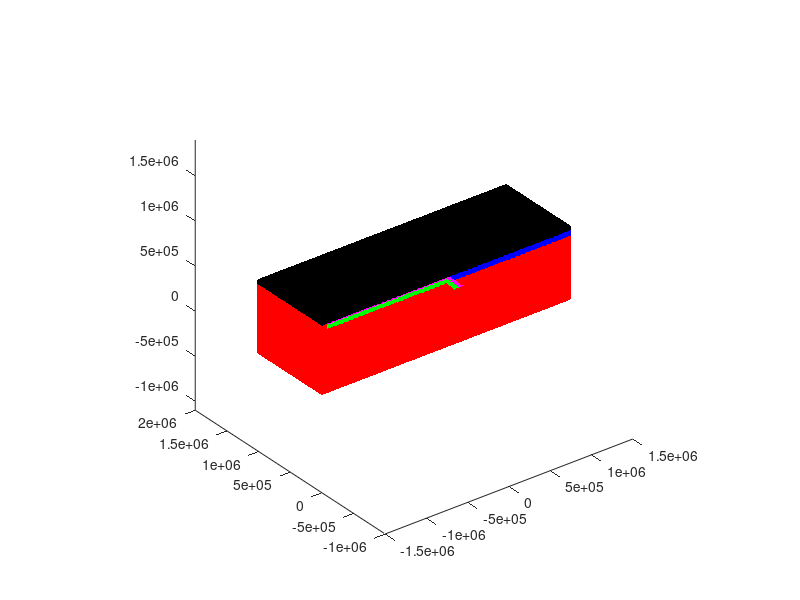

The MATLAB script that drew this image: (Note: this script raises an error after producing the figure.)

%CreatePhases
%
% Create a 3D array with phase distributions

clear


ParticleOutput  =   'ParticlesInput3D.dat';
PassiveOutput   =   'PassiveInput.dat';

%domain
W       =   3000e3;
L       =   1000e3;
H       =   800e3;

nump_x  =   100;   %for tests
nump_y  =   100;
nump_z  =   100;

nump_x  =   450;  %for simulations
nump_y  =   150;
nump_z  =   120;

margin  =   50e3;               %specify whether the plates are attached margin=0 or unattached to the boundaries
dx_reg  =   W/(nump_x-1);
dy_reg  =   L/(nump_y-1);
dz_reg  =   H/(nump_z-1);
x_left  =   -1500e3;
y_front =   0;
z_bot   =   0;

[X,Y,Z] =   meshgrid([x_left:dx_reg:x_left+W], [y_front:dy_reg:y_front+L], [z_bot:dz_reg:z_bot+H]);

Phase   =   zeros(size(X));     %   Contains phases
Temp    =   zeros(size(X));     %   Contains temperatures

if round((nump_y-1)/4)~=(nump_y-1)/4
    disp(['watch it: probably mistake with number of particles in y-direction'])
end
if round((nump_x-1)/4)~=(nump_x-1)/4
    disp(['watch it: probably mistake with number of particles in x-direction'])
end
if round((nump_z-1)/4)~=(nump_z-1)/4
    disp(['watch it: probably mistake with number of particles in z-direction'])
end

% Create slab-like initial distribution====================================
%Slab
H_slab              =   H/8;
Width_slab          =   L; %2*.9*L;
Depth_slab          =   0.75*H;
Length_slab         =   .35*W;
Depth_LowerMantle   =   670e3;
ThicknessAir        =   0.05*H;

%India block
H_India             =   1.2*H_slab;
Width_India         =   .15*W;
Length_India        =   .15*W;

%Lithosphere_Asia
H_Asia              =   H/8;

%WEAK ZONE
Width_weak          = 0e3;

%PHASES
mantle   = 0;
air      = 1;
slab     = 2;
%india    = 3;
%weakzone = 4;
asia     = 3;
sed_layer= 4;

Thickness_sed = 10e3;
Lith_thickness= H_slab-ThicknessAir-Thickness_sed;

%SLAB
ind         =   find( X>(x_left+margin) & X<0 & Z>(H-H_slab) ); 
Phase(ind)  =   slab;

ind         =   find( (Z<(H-(X-0/2))) &  (Z>((H-H_slab)-(X-0/2))) & Z>Depth_slab   ); 
Phase(ind)  =   slab;

%Sedimentary layer
ind         =   find( X>(x_left+margin) & X<0 & Z>(H-ThicknessAir-Thickness_sed) ); 
Phase(ind)  =   sed_layer;

ind         =   find((Z<(H-(X-0/2))) & Z>Depth_slab & (Z>((H-ThicknessAir)-(X-0/2)))  ); 
Phase(ind)  =   sed_layer;

% %INDIA
% %lithosphere India
% ind         =   find( X>-(Length_slab/2+Width_India)/2 & X<-(Length_slab/2-Width_India)/2 & Z>(H-H_India) & Y>(L-Width_India)/2 & Y<(L+Width_India)/2); %& (abs(Y)+y_front)<=Width_slab/2 %%half-slab
% Phase(ind)  =   slab;
% 
% %crust India
% ind         =   find( X>-(Length_slab/2+Width_India)/2 & X<-(Length_slab/2-Width_India)/2 & Z>(H-H_India+Lith_thickness) & Y>(L-Width_India)/2 & Y<(L+Width_India)/2); %& (abs(Y)+y_front)<=Width_slab/2 %%half-slab
% Phase(ind)  =   india;
% 
% %Weak zone
% ind         =   find((Z>(H-X)) & Z>(H-H_Asia) & X>0 & (Z<(H-(X-Width_weak)))  & Y>margin & Y<(L-margin)); 
% Phase(ind)  =   weakzone;

%ASIA
ind         =   find((X>Width_weak)  & (Z>(H-(X-Width_weak))) & Z>(H-H_Asia) & X>0 ); 
Phase(ind)  =   asia;




% % Cut off a little bit from the corner
% ind         =   find( (Z>(H-.5*(X+0.05))) & (abs(Y)+y_front)<=Width_slab/2);
% Phase(ind)  =   0;


% Add AIR
ind         =   find( Z>(H-ThicknessAir) );
Phase(ind)  =   air;


%==========================================================================
% % Create slab-like initial distribution====================================
% H_slab              =   0.1*H;
% Width_slab          =   2*L;
% Depth_slab          =   0.8*H;
% %Length_slab         =   .33*W;
% Length_slab         =   2*.51*W;
% 
% Depth_LowerMantle   =  670e3;
% 
% 
% ind         =   find( X>-Length_slab & X<=0 & (abs(Y)+y_front)<=Width_slab/2 & Z>(H-H_slab));
% Phase(ind)  =   3;
% 
% 
% % % right side of slab
% % ind         =   find( X>0 & X<Length_slab & (abs(Y)+y_front)<=Width_slab/2 & Z>(H-H_slab));
% % Phase(ind)  =   4;
% 
% 
% ind         =   find( (X)>=-H_slab &  X<=0 & (abs(Y)+y_front)<=Width_slab/2 & Z>(Depth_slab));
% Phase(ind)  =   1;
% %==========================================================================

% Add lower mantle in a primitive way======================================
ind         =   find(Z<(H-Depth_LowerMantle)) ;
Phase(ind)  =   mantle;


% 
% ind         =   find(Z<300e3 );
% Phase(ind)  =   2;
%==========================================================================


%==========================================================================
% Set initial temperature distribution - in Celcius
%
Temp = (H-Z)./H*0 + 0.5 + (rand(size(Z))-0.5)*0.05 + 0*1000;

%
%==========================================================================



% Plot in matlab
figure(1), clf, hold on
marker = {'r','k','g','b','m','y'};
for phase=0:max(Phase(:))
    ind = find(Phase==phase);
    ind = find(abs(Phase-phase)<1e-9);
    ind_plot = phase+1;
    if ind_plot>length(marker); ind_plot = ind_plot-fix(ind_plot/length(marker))*length(marker)+1; end
    plot3(X(ind),Y(ind), Z(ind),[marker{ind_plot},'.']);
end
view(3)
axis equal



% Create a vector to be saved in PETSc format
PhaseOrig   = Phase;
PhaseVec(1) = nump_z;
PhaseVec(2) = nump_y;
PhaseVec(3) = nump_x;
Phase       = permute(Phase,[2 1 3]);
Temp        = permute(Temp, [2 1 3]);

PhaseVec    = [PhaseVec(:); Phase(:); Temp(:)];

% Save data to file
PetscBinaryWrite(ParticleOutput, PhaseVec);




% 
% 
% %==========================================================================
% % Generate a surface that describes the same data
% %==========================================================================
% 
% % Upper and lower boundaries
% Xtop    =   [];     Ytop    =   [];     Ztop    =   [];
% Xbot    =   [];     Ybot    =   [];     Zbot    =   [];
% InnerPhase  =     1;
% for ix=1:size(X,2);
%     for iy=1:size(X,1);
%         ind =   find(PhaseOrig(iy,ix,:)==InnerPhase);
% 
%         if ~isempty(ind)
%             deps = 1e-4;
%             Xtop    =   [Xtop; X(iy,ix,ind(end))];
%             Ytop    =   [Ytop; Y(iy,ix,ind(end))];
%             Ztop    =   [Ztop; Z(iy,ix,ind(end))-deps];
% 
%             Xbot    =   [Xbot; X(iy,ix,ind(1))];
%             Ybot    =   [Ybot; Y(iy,ix,ind(1))];
%             Zbot    =   [Zbot; Z(iy,ix,ind(1))];
%         end
% 
%     end
% end
% 
% 
% % Front and back boundaries
% Xfront   =   [];     Yfront   =   [];     Zfront   =   [];
% Xback    =   [];     Yback    =   [];     Zback    =   [];
% InnerPhase  =     1;
% for ix=1:size(X,2);
%     for iz=1:size(X,3);
%         ind =   find(PhaseOrig(:,ix,iz)==InnerPhase);
% 
%         if ~isempty(ind)
%             deps = 1e-4;
%             Xback    =   [Xback; X(ind(end),ix,iz)];
%             Yback    =   [Yback; Y(ind(end),ix,iz)-deps];
%             Zback    =   [Zback; Z(ind(end),ix,iz)];
% 
%             Xfront    =   [Xfront; X(ind(1),ix,iz)];
%             Yfront    =   [Yfront; Y(ind(1),ix,iz)+deps];
%             Zfront    =   [Zfront; Z(ind(1),ix,iz)];
%         end
% 
%     end
% end
% 
% % Left boundaries
% Xleft   =   [];     Yleft   =   [];     Zleft   =   [];
% InnerPhase  =     1;
% for iy=1:size(X,1);
%     for iz=1:size(X,3);
%         ind =   find(PhaseOrig(iy,:,iz)==InnerPhase);
% 
%         if ~isempty(ind)
%             if (ind(1))==1
%                 Xleft    =   [Xleft; X(iy,ind(1),iz)];
%                 Yleft    =   [Yleft; Y(iy,ind(1),iz)];
%                 Zleft    =   [Zleft; Z(iy,ind(1),iz)];
%             end
%         end
% 
%     end
% end
% 
% % 'Patch' the surfaces together
% TriTop          =   delaunay(Xtop,Ytop);
% TriBot          =   delaunay(Xbot,Ybot);
% 
% 
% % Create the front part----------------------------------------------------
% TriFront        =   delaunay(Xfront,Zfront);
% 
% % 'Inspect' the triangles. Only those that are inside are allowed
% TriReal = ones(length(TriFront),1);
% for itri = 1:length(TriFront);
% 
%     tri     =   TriFront(itri,:);
%     xmean   =   mean(Xfront(tri));
%     ymean   =   mean(Yfront(tri));
%     zmean   =   mean(Zfront(tri));
% 
%     x_int   =   round((xmean-x_left)/dx_reg)+1;
%     z_int   =   round((zmean-z_bot)/dz_reg)+1;
% 
%     if (x_int==0); x_int = 1; end
% 
%     if PhaseOrig(fix(size(PhaseOrig,1)/2),x_int,z_int)~=InnerPhase;
%         TriReal(itri) = 0;
%     end
% end
% ind = find(TriReal==0);
% TriFront(ind,:) = [];
% %--------------------------------------------------------------------------
% 
% % % Create the back part-----------------------------------------------------
% TriBack        =   delaunay(Xback,Zback);
% 
% % 'Inspect' the triangles. Only those that are inside are allowed
% TriReal = ones(length(TriBack),1);
% for itri = 1:length(TriBack);
% 
%     tri     =   TriBack(itri,:);
%     xmean   =   mean(Xback(tri));
%     ymean   =   mean(Yback(tri));
%     zmean   =   mean(Zback(tri));
% 
%     x_int   =   round((xmean-x_left)/dx_reg)+1;
%     z_int   =   round((zmean-z_bot)/dz_reg)+1;
% 
%     if PhaseOrig(fix(size(PhaseOrig,1)/2),x_int,z_int)~=InnerPhase;
%         TriReal(itri) = 0;
%     end
% end
% ind = find(TriReal==0);
% TriBack(ind,:) = [];
% %TriBack=[];
% % %--------------------------------------------------------------------------
% 
% TriLeft        =   delaunay(Yleft,Zleft);
% 
% TriCombined     =   [TriTop; TriBot+ length(Xtop); TriFront+length(Xtop)+length(Xbot); TriBack+length(Xtop)+length(Xbot)+length(Xfront); TriLeft+length(Xtop)+length(Xbot)+length(Xfront)+length(Xback)];
% 
% XCombined       =   [Xtop; Xbot; Xfront; Xback; Xleft];
% YCombined       =   [Ytop; Ybot; Yfront; Yback; Yleft];
% ZCombined       =   [Ztop; Zbot; Zfront; Zback; Zleft];
% ZCombined=ZCombined-0.005;
% 
% % Save data in Petsc format
% PassiveMat(:,1) =   XCombined;
% PassiveMat(:,2) =   YCombined;
% PassiveMat(:,3) =   ZCombined;
% PassiveMat      =   [length(XCombined);    XCombined(:);     YCombined(:);     ZCombined(:); ...
%     length(TriCombined);  TriCombined(:,1); TriCombined(:,2); TriCombined(:,3)];
% %PassiveMat      =   sparse(PassiveMat);
% PetscBinaryWrite(PassiveOutput, PassiveMat);
% 


% figure(2), clf, hold on
% %trisurf(TriTop,Xtop,Ytop,Ztop,'facecolor','r')
% %trisurf(TriBot,Xbot,Ybot,Zbot,'facecolor','r')
% 
% %trisurf(TriCombined,XCombined,YCombined,ZCombined,'facecolor','r')
% 
% view(3), axis equal, box on
% axis( [min(X(:)) max(X(:)) min(Y(:)) max(Y(:)) min(Z(:)) max(Z(:)) ]);
% 
% view(0,0)

%save test TriCombined

